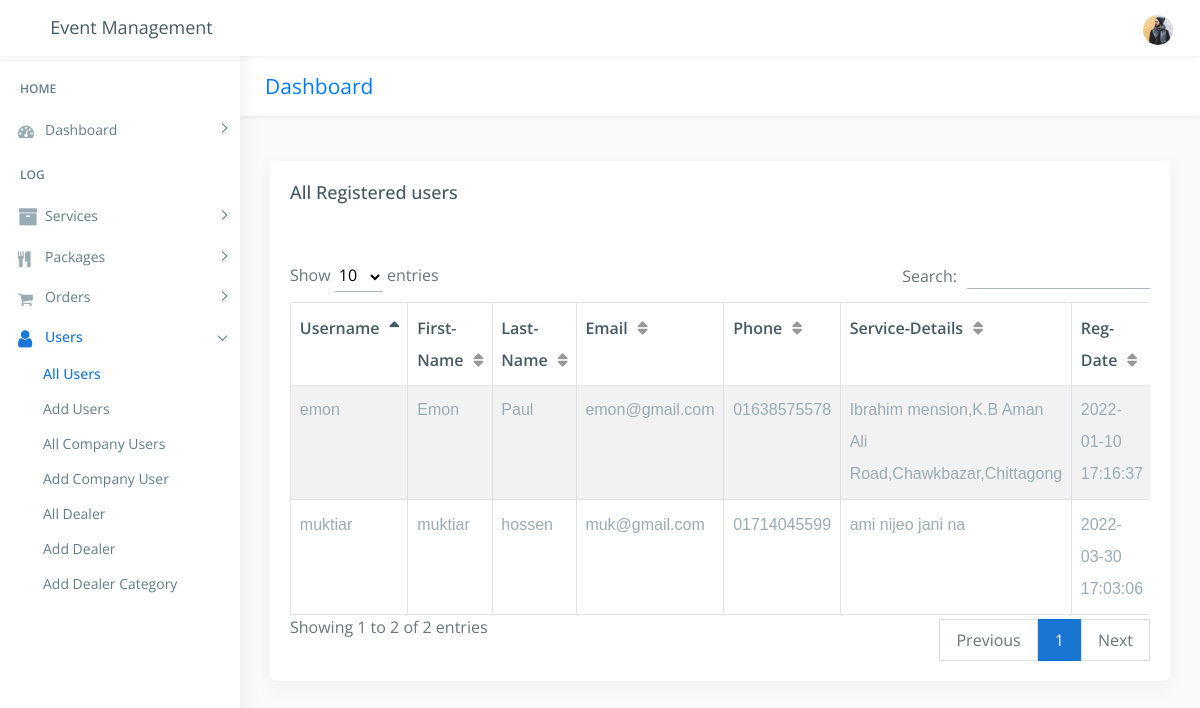
/admin/allusers.php (signed in), run on the app's committed database.
### tables this page shows
CREATE TABLE `users` (
  `u_id` int(222) NOT NULL,
  `username` varchar(222) NOT NULL,
  `f_name` varchar(222) NOT NULL,
  `l_name` varchar(222) NOT NULL,
  `email` varchar(222) NOT NULL,
  `phone` varchar(222) NOT NULL,
  `password` varchar(222) NOT NULL,
  `address` text NOT NULL,
  `status` int(222) NOT NULL DEFAULT 1,
  `date` timestamp NOT NULL DEFAULT current_timestamp() ON UPDATE current_timestamp()
);

### admin/allusers.php (the view, shortened to what this page needs)
<!DOCTYPE html>
<html lang="en">
<?php
include("../connection/connect.php");
if(empty($_SESSION["adm_id"]))
{
	header('location:index.php');
}
elseif($_SESSION['role'] == "User")
{
	header('location:index.php');
}
else
{
?>
<head>
    <link href="css/lib/bootstrap/bootstrap.min.css" rel="stylesheet">
    <link href="css/helper.css" rel="stylesheet">
    <link href="css/style.css" rel="stylesheet">
</head>
<body class="fix-header fix-sidebar">
    <div id="main-wrapper">
         <div class="header">
            <nav class="navbar top-navbar navbar-expand-md navbar-light">
                <div class="navbar-header">
                    <a class="navbar-brand" href="dashboard.php">
                        <h4>Event Management</h4>
                    </a>
                </div>
                <div class="navbar-collapse">
                    <ul class="navbar-nav mr-auto mt-md-0">
                        <li class="nav-item m-l-10"> <a class="nav-link sidebartoggler hidden-sm-down text-muted  " href="javascript:void(0)"><i class="ti-menu"></i></a> </li>
                    </ul>
                    <ul class="navbar-nav my-lg-0">
                        <li class="nav-item hidden-sm-down search-box"> <a class="nav-link hidden-sm-down text-muted  " href="javascript:void(0)"><i class="ti-search"></i></a>
                        </li>
                        <li class="nav-item dropdown">
                            <a class="nav-link dropdown-toggle text-muted  " href="#" data-toggle="dropdown" aria-haspopup="true" aria-expanded="false"><img src="images/users/5.jpg" alt="user" class="profile-pic" /></a>
                        </li>
                    </ul>
                </div>
            </nav>
        </div>
        <div class="left-sidebar">
            <div class="scroll-sidebar">
                <nav class="sidebar-nav">
                    <ul id="sidebarnav">
                        <li class="nav-devider"></li>
                        <li class="nav-label">Home</li>
                        <li> <a class="has-arrow  " href="#" aria-expanded="false"><i class="fa fa-tachometer"></i><span class="hide-menu">Dashboard</span></a>
                        </li>
                        <li class="nav-label">Log</li>
                        <?php
                        if($_SESSION['role'] == "User"){
                            echo'
                            <li> <a class="has-arrow  " href="#" aria-expanded="false"><i class="fa fa-shopping-cart" aria-hidden="true"></i><span class="hide-menu">Orders</span></a>
                            <ul aria-expanded="false" class="collapse">
								<li><a href="all_orders.php">All Orders</a></li>
                            </ul>
                        </li>
                            ';
                        }
                        else{
                            echo'
                            <li> <a class="has-arrow  " href="#" aria-expanded="false"><i class="fa fa-archive f-s-20 color-warning"></i><span class="hide-menu">Services</span></a>
                        </li>
                       <li> <a class="has-arrow  " href="#" aria-expanded="false"><i class="fa fa-cutlery" aria-hidden="true"></i><span class="hide-menu">Packages</span></a>
                        </li>
						 <li> <a class="has-arrow  " href="#" aria-expanded="false"><i class="fa fa-shopping-cart" aria-hidden="true"></i><span class="hide-menu">Orders</span></a>
                        </li>
                        <li> <a class="has-arrow  " href="#" aria-expanded="false">  <span><i class="fa fa-user f-s-20 "></i></span><span class="hide-menu">Users</span></a>
                            <ul aria-expanded="false" class="collapse">
                                <li><a href="allusers.php">All Users</a></li>
								<li><a href="add_users.php">Add Users</a></li>
                                <li><a href="allcompanyuser.php">All Company Users</a></li>
                                <li><a href="add_companyuser.php">Add Company User</a></li>
                                <li><a href="all_dealer.php">All Dealer</a></li>
                                <li><a href="add_dealer.php">Add Dealer</a></li>
                                <li><a href="add_dealercat.php">Add Dealer Category</a></li>
                            </ul>
                        </li>
                            ';
                        }
                        ?>
                    </ul>
                </nav>
            </div>
        </div>
        <div class="page-wrapper">
            <div class="row page-titles">
                <div class="col-md-5 align-self-center">
                    <h3 class="text-primary">Dashboard</h3> </div>
            </div>
            <div class="container-fluid">
                <div class="row">
                    <div class="col-12">
                        <div class="card">
                            <div class="card-body">
                                <h4 class="card-title">All Registered users</h4>
                                <div class="table-responsive m-t-40">
                                    <table id="myTable" class="table table-bordered table-striped">
                                        <thead>
                                            <tr>
                                                <th>Username</th>
                                                <th>First-Name</th>
                                                <th>Last-Name</th>
                                                <th>Email</th>
                                                <th>Phone</th>
												<th>Service-Details</th>
												 <th>Reg-Date</th>
                                            </tr>
                                        </thead>
                                        <tbody>
											<?php
												$sql="SELECT * FROM users order by u_id desc";
												$query=mysqli_query($db,$sql);
													if(!mysqli_num_rows($query) > 0 )
														{
															echo '<td colspan="7"><center>No User-Data!</center></td>';
														}
													else
														{
																	while($rows=mysqli_fetch_array($query))
																		{
																					echo ' <tr><td>'.$rows['username'].'</td>
																								<td>'.$rows['f_name'].'</td>
																								<td>'.$rows['l_name'].'</td>
																								<td>'.$rows['email'].'</td>
																								<td>'.$rows['phone'].'</td>
																								<td>'.$rows['address'].'</td>
																								<td>'.$rows['date'].'</td>
																									 <td><a href="delete_users.php?user_del='.$rows['u_id'].'" class="btn btn-danger btn-flat btn-addon btn-xs m-b-10"><i class="fa fa-trash-o" style="font-size:16px"></i></a>
																									 <a href="update_users.php?user_upd='.$rows['u_id'].'" " class="btn btn-info btn-flat btn-addon btn-sm m-b-10 m-l-5"><i class="ti-settings"></i></a>
																									</td></tr>';
																		}
														}
											?>
                                        </tbody>
                                    </table>
                                </div>
                            </div>
                        </div>
						 </div>
                            </div>
                        </div>
                    </div>
                </div>
</body>
</html>
<?php
}
?>

### admin/css/helper.css (style rules this page uses)
.f-s-20 { font-size: 20px!important; }
.m-t-40 { margin-top: 40px!important; }
.m-l-10 { margin-left: 10px!important; }

### data on the page
users: username "muktiar", f_name "muktiar", l_name "hossen", email "muk@gmail.com", phone "01714045599", address "ami nijeo jani na", date "2022-03-30 17:03:06"
users: username "emon", f_name "Emon", l_name "Paul", email "emon@gmail.com", phone "01638575578", address "Ibrahim mension,K.B Aman Ali Road,Chawkbazar,Chittagong", date "2022-01-10 17:16:37"
